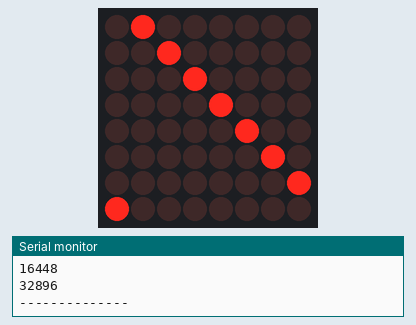
This sketch was run on a simulated Arduino Uno, built with avr-gcc and run on an emulated ATmega328P. On the bench: 8×8 LED matrix, the last lines printed to the serial monitor.

Above: at 0.1 s.
At 50.1 s:
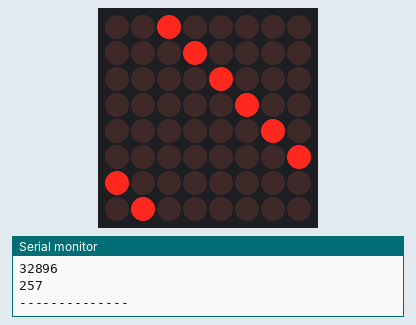
At 100.1 s:
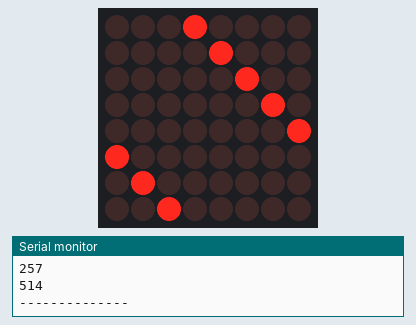

Measured:
- what the display in image 1 shows lasts 50.0 s, from 50.0 s to 100.0 s

The sketch:

matrix_led.ino
```cpp
#include <Wire.h>
#include "Adafruit_LEDBackpack.h"
#include "Adafruit_GFX.h"

#ifndef _BV
#define _BV(bit) (1<<(bit))
#endif

Adafruit_LEDBackpack matrix = Adafruit_LEDBackpack();

uint8_t counter = 0;

void setup() {
  Serial.begin(9600);
  Serial.println("HT16K33 test");
  matrix.begin(0x70);  // pass in the address

}
void loop() {
  // paint one LED per row. The HT16K33 internal memory looks like
  // a 8x16 bit matrix (8 rows, 16 columns)
  for (uint8_t i=0; i<8; i++) {
  // draw a diagonal row of pixels

    matrix.displaybuffer[i] = _BV((counter+i) % 16) | _BV((counter+i+8) % 16)  ;
    Serial.println(matrix.displaybuffer[i]);
  }
  // write the changes we just made to the display
  Serial.print("--------------\n");
  matrix.writeDisplay();
  delay(50000);
  counter++;
  if (counter >= 16) counter = 0;
}
```
